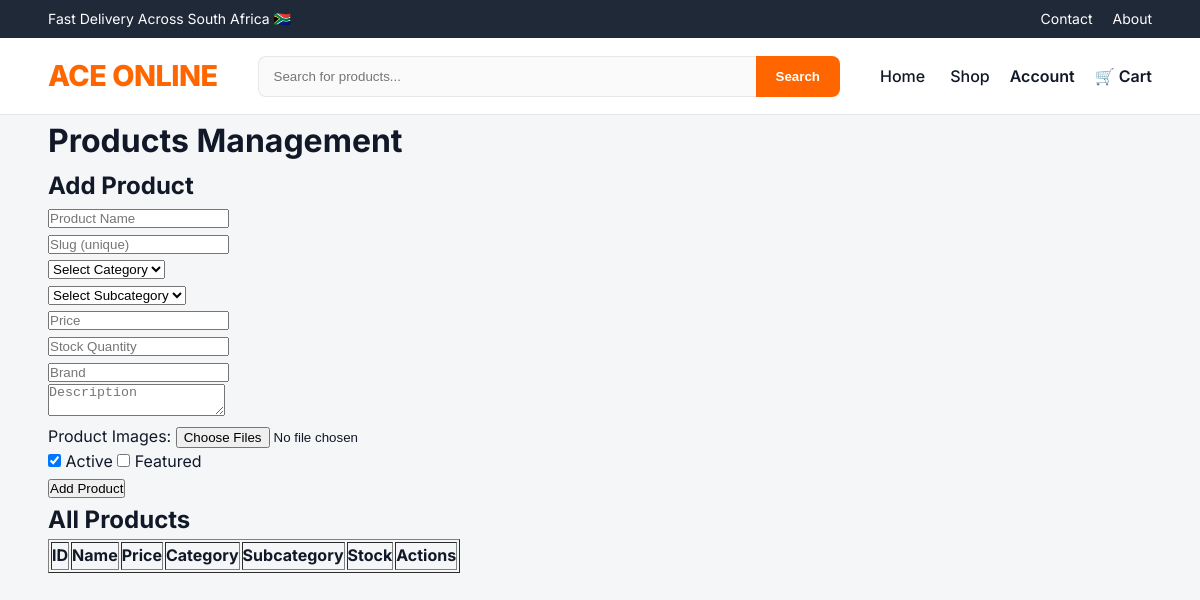
Page /admin/products.php on the earlier database version.
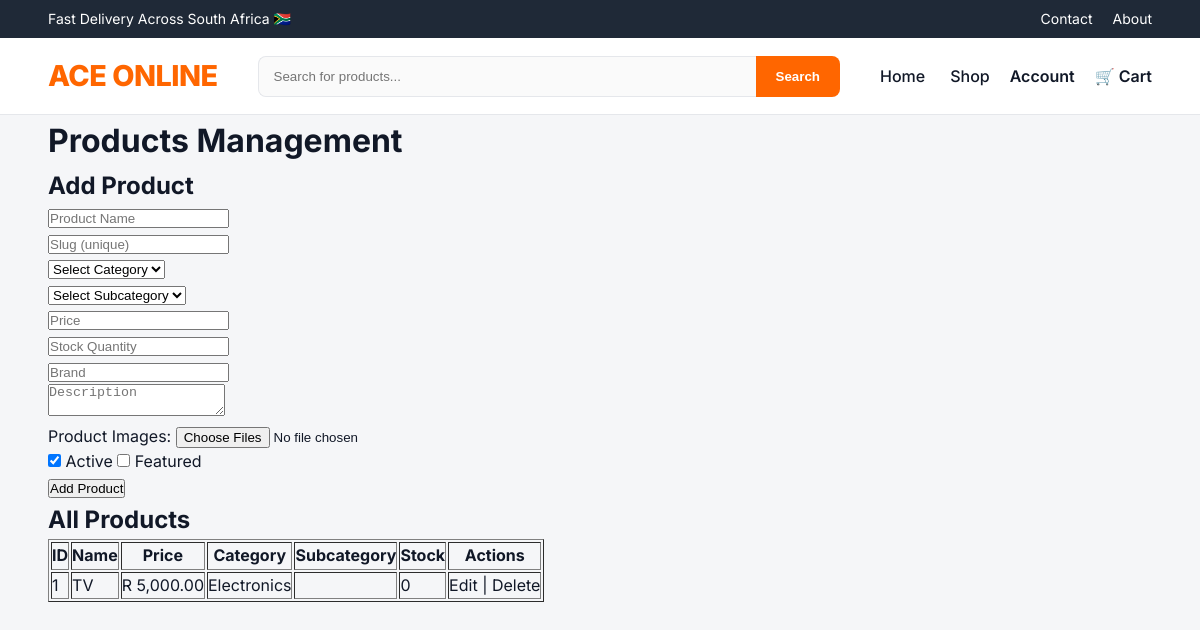
Same page on the later database version.
### tables this page shows
CREATE TABLE `products` (
  `id` int(11) NOT NULL,
  `category_id` int(11) NOT NULL,
  `subcategory_id` int(11) DEFAULT NULL,
  `name` varchar(150) NOT NULL,
  `slug` varchar(180) NOT NULL,
  `description` text DEFAULT NULL,
  `price` decimal(10,2) NOT NULL,
  `stock_quantity` int(11) NOT NULL DEFAULT 0,
  `sku` varchar(100) DEFAULT NULL,
  `brand` varchar(100) DEFAULT NULL,
  `is_featured` tinyint(1) DEFAULT 0,
  `is_active` tinyint(1) DEFAULT 1,
  `created_at` timestamp NOT NULL DEFAULT current_timestamp(),
  `updated_at` timestamp NOT NULL DEFAULT current_timestamp() ON UPDATE current_timestamp()
);

CREATE TABLE `categories` (
  `id` int(11) NOT NULL,
  `name` varchar(100) NOT NULL,
  `slug` varchar(120) NOT NULL,
  `image_url` varchar(255) DEFAULT NULL,
  `created_at` timestamp NOT NULL DEFAULT current_timestamp()
);

### admin/products.php (the view, shortened to what this page needs)
<?php
$base_url = '../';
require $base_url . 'public/partials/db.php';
include $base_url . 'public/partials/header.php';
$products = $conn->query("
    SELECT p.*, c.name AS category_name, s.name AS subcategory_name
    FROM products p
    LEFT JOIN categories c ON p.category_id = c.id
    LEFT JOIN subcategories s ON p.subcategory_id = s.id
    ORDER BY p.id DESC
");
?>
<div class="container">
    <h1>Products Management</h1>
    <h2>Add Product</h2>
    <form method="POST" enctype="multipart/form-data">
        <input type="text" name="name" placeholder="Product Name" required><br>
        <input type="text" name="slug" placeholder="Slug (unique)" required><br>
        <select name="category_id" id="categorySelect" required>
            <option value="">Select Category</option>
        </select><br>
        <select name="subcategory_id" id="subcategorySelect">
            <option value="">Select Subcategory</option>
        </select><br>
        <input type="number" step="0.01" name="price" placeholder="Price" required><br>
        <input type="number" name="stock_quantity" placeholder="Stock Quantity" required><br>
        <input type="text" name="brand" placeholder="Brand"><br>
        <textarea name="description" placeholder="Description"></textarea><br>
        <label>Product Images:</label>
        <input type="file" name="images[]" multiple><br>
        <label><input type="checkbox" name="is_active" checked> Active</label>
        <label><input type="checkbox" name="is_featured"> Featured</label><br>
        <button type="submit" name="add_product">Add Product</button>
    </form>
    <h2>All Products</h2>
    <table border="1">
        <tr>
            <th>ID</th><th>Name</th><th>Price</th><th>Category</th><th>Subcategory</th><th>Stock</th><th>Actions</th>
        </tr>
        <?php while($row = $products->fetch_assoc()): ?>
        <tr>
            <td><?= $row['id'] ?></td>
            <td><?= htmlspecialchars($row['name']) ?></td>
            <td>R <?= number_format($row['price'], 2) ?></td>
            <td><?= htmlspecialchars($row['category_name']) ?></td>
            <td><?= htmlspecialchars($row['subcategory_name']) ?></td>
            <td><?= $row['stock_quantity'] ?></td>
            <td>
                <a href="edit_product.php?id=<?= $row['id'] ?>">Edit</a> |
                <a href="?delete=<?= $row['id'] ?>" onclick="return confirm('Delete this product?')">Delete</a>
            </td>
        </tr>
        <?php endwhile; ?>
    </table>
</div>

### public/partials/header.php (shortened to what this page needs)
<?php
$isLoggedIn = isset($_SESSION['customer_id']);
?>
<!DOCTYPE html>
<html lang="en">
<head>
<link rel="stylesheet" href="/public/assets/css/base.css">
<link rel="stylesheet" href="/public/assets/css/layout.css">
<link rel="stylesheet" href="/public/assets/css/components/header.css">
<link rel="stylesheet" href="/public/assets/css/components/footer.css">
<link rel="stylesheet" href="/public/assets/css/components/buttons.css">
<link rel="stylesheet" href="/public/assets/css/components/cards.css">
<link rel="stylesheet" href="/public/assets/css/components/dropdown.css">
<link rel="stylesheet" href="/public/assets/css/pages/products.css">
<link rel="stylesheet" href="/public/assets/css/pages/home.css">
</head>
<body>
<div class="top-bar">
    <div class="container">
        <div>Fast Delivery Across South Africa 🇿🇦</div>
        <div class="top-links">
            <a href="/contact.php">Contact</a>
            <a href="/about.php">About</a>
        </div>
    </div>
</div>
<header class="main-header">
    <div class="container main-nav">
        <div class="logo">
            <a href="/index.php">ACE ONLINE</a>
        </div>
        <form action="/products.php" method="GET" class="search-bar">
            <input type="text" name="search" placeholder="Search for products..." />
            <button type="submit">Search</button>
        </form>
        <div class="nav-actions">
            <div class="nav-links">
                <a href="/index.php">Home</a>
                <a href="/products.php">Shop</a>
            </div>
            <div class="account-dropdown">
                <div class="account-btn">
                    <?php if($isLoggedIn): ?>
                        Hi, <?php echo htmlspecialchars($_SESSION['customer_name']); ?>
                    <?php else: ?>
                        Account
                    <?php endif; ?>
                </div>
            </div>
            <div class="cart-container">
                <div class="cart-btn">
                    🛒 Cart
                </div>
            </div>
        </div>
    </div>
</header>

### public/assets/css/base.css (style rules this page uses)
:root { --primary: #ff6600; --primary-dark: #e65c00; --dark: #1f2937; --light-bg: #f5f6f8; --border: #e5e7eb; --text: #111827; --muted: #6b7280; --white: #ffffff; }
* { margin: 0; padding: 0; box-sizing: border-box; }
body { font-family: 'Inter', sans-serif; background: var(--light-bg); color: var(--text); line-height: 1.6; }
a { text-decoration: none; color: inherit; }

### public/assets/css/layout.css (style rules this page uses)
.container { width: 92%; max-width: 1280px; margin: auto; }

### public/assets/css/components/header.css (style rules this page uses)
.top-bar { background: var(--dark); color: var(--white); font-size: 14px; }
.top-bar .container { display: flex; justify-content: space-between; align-items: center; padding: 8px 0; }
.top-links { display: flex; gap: 20px; align-items: center; }
.top-links a { transition: 0.2s ease; }
.main-header { background: var(--white); border-bottom: 1px solid var(--border); position: sticky; top: 0; z-index: 1000; }
.main-nav { display: flex; align-items: center; justify-content: space-between; padding: 15px 0; }
.logo a { font-size: 1.8rem; font-weight: 800; color: var(--primary); letter-spacing: -0.5px; }
.nav-links { display: flex; gap: 25px; align-items: center; font-weight: 500; }
.nav-links a { padding: 8px 0; position: relative; transition: 0.2s ease; }
.nav-links a::after { content: ""; position: absolute; width: 0; height: 2px; background: var(--primary); bottom: -4px; left: 0; transition: 0.3s ease; }
.search-bar { flex: 1; margin: 0 40px; display: flex; }
.search-bar input { flex: 1; padding: 12px 15px; border: 1px solid var(--border); border-right: none; border-radius: 8px 0 0 8px; outline: none; background: #fafafa; transition: 0.2s ease; }
.search-bar button { background: var(--primary); border: none; padding: 0 20px; color: white; font-weight: 600; border-radius: 0 8px 8px 0; cursor: pointer; transition: 0.2s; }
.nav-actions { display: flex; align-items: center; gap: 20px; }

### public/assets/css/components/dropdown.css (style rules this page uses)
.nav-actions { display: flex; align-items: center; gap: 20px; }
.account-dropdown, .cart-container { position: relative; }
.account-btn, .cart-btn { font-weight: 600; cursor: pointer; padding: 8px 0; }

Differences in the rows shown:
added products: id "1", name "TV", price "5,000.00", category.name "Electronics", stock_quantity "0"
